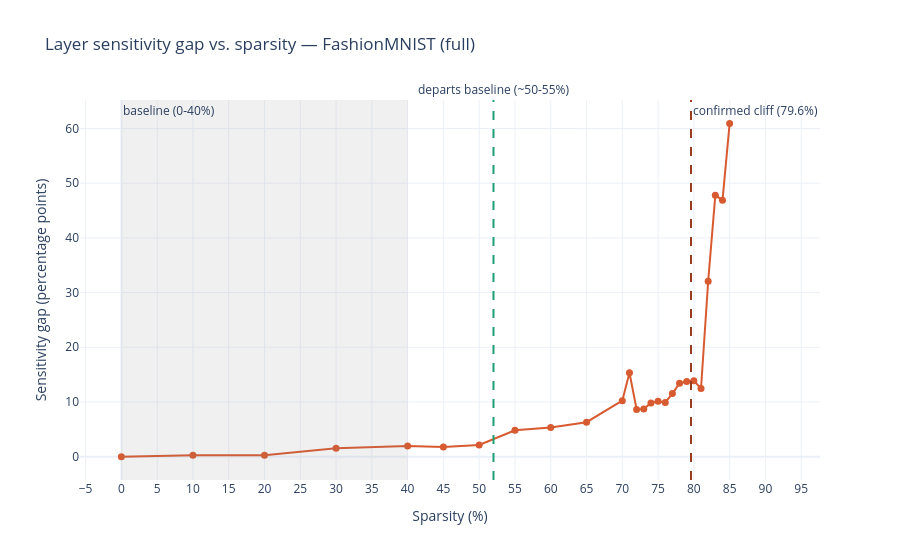

The notebook cell this image was saved under:
### Code cell
import plotly.graph_objects as go

fig = go.Figure()

fig.add_trace(go.Scatter(
    x=checkpoints_fashion_full_pct,
    y=gaps_fashion_full,
    mode='lines+markers',
    line=dict(color='#D85A30', width=2),
    marker=dict(size=7),
    hovertemplate='Sparsity: %{x}%<br>Gap: %{y:.2f}<extra></extra>'
))

fig.add_vrect(x0=0, x1=40, fillcolor='gray', opacity=0.12, line_width=0,
              annotation_text='baseline (0-40%)', annotation_position='top left')

fig.add_vline(x=52, line_dash='dash', line_color='#1D9E75',
              annotation_text='departs baseline (~50-55%)', annotation_position='top')

fig.add_vline(x=79.6, line_dash='dash', line_color='#993C1D',
              annotation_text='confirmed cliff (79.6%)', annotation_position='top right')

fig.update_xaxes(dtick=5, tick0=0, title_text='Sparsity (%)')
fig.update_yaxes(title_text='Sensitivity gap (percentage points)')

fig.update_layout(
    title='Layer sensitivity gap vs. sparsity — FashionMNIST (full)',
    template='plotly_white'
)

fig.show()

### Figure 1 — Plotly figure (JSON) as saved in the notebook; plotly's stock layout.template omitted (floating-point values rounded to 4 significant figures)
{"data": [{"hovertemplate": "Sparsity: %{x}%<br>Gap: %{y:.2f}<extra></extra>", "line": {"color": "#D85A30", "width": 2}, "marker": {"size": 7}, "mode": "lines+markers", "type": "scatter", "x": [0, 10, 20, 30, 40, 45, 50, 55.0, 60, 65, 70, 71, 72, 73, 74, 75, 76, 77, 78, 79, 80, 81, 82, 83, 84, 85], "y": [0, 0.26, 0.26, 1.53, 1.93, 1.75, 2.13, 4.82, 5.34, 6.3, 10.23, 15.34, 8.61, 8.71, 9.81, 10.14, 9.91, 11.53, 13.43, 13.74, 13.87, 12.45, 32.08, 47.81, 46.86, 60.94]}], "layout": {"annotations": [{"showarrow": false, "text": "baseline (0-40%)", "x": 0, "xanchor": "left", "xref": "x", "y": 1, "yanchor": "top", "yref": "y domain"}, {"showarrow": false, "text": "departs baseline (~50-55%)", "x": 52, "xanchor": "center", "xref": "x", "y": 1, "yanchor": "bottom", "yref": "y domain"}, {"showarrow": false, "text": "confirmed cliff (79.6%)", "x": 79.6, "xanchor": "left", "xref": "x", "y": 1, "yanchor": "top", "yref": "y domain"}], "shapes": [{"fillcolor": "gray", "line": {"width": 0}, "opacity": 0.12, "type": "rect", "x0": 0, "x1": 40, "xref": "x", "y0": 0, "y1": 1, "yref": "y domain"}, {"line": {"color": "#1D9E75", "dash": "dash"}, "type": "line", "x0": 52, "x1": 52, "xref": "x", "y0": 0, "y1": 1, "yref": "y domain"}, {"line": {"color": "#993C1D", "dash": "dash"}, "type": "line", "x0": 79.6, "x1": 79.6, "xref": "x", "y0": 0, "y1": 1, "yref": "y domain"}], "title": {"text": "Layer sensitivity gap vs. sparsity — FashionMNIST (full)"}, "xaxis": {"dtick": 5, "tick0": 0, "title": {"text": "Sparsity (%)"}}, "yaxis": {"title": {"text": "Sensitivity gap (percentage points)"}}}}
